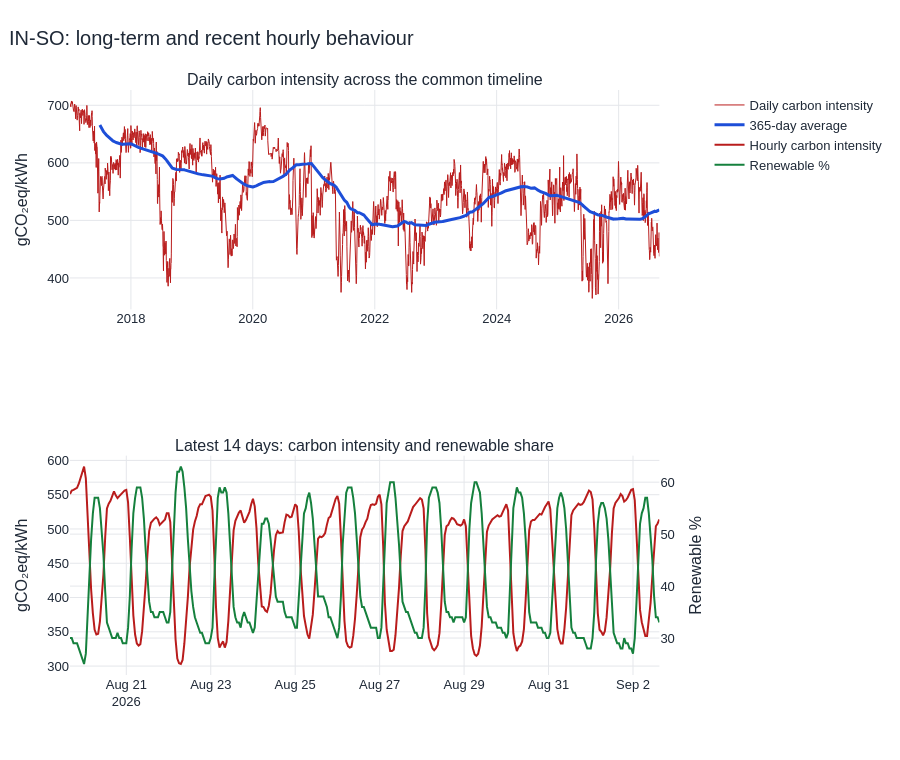

Notebook source saved alongside this figure:
### Markdown cell above
## 4. Time-series visualization

*See the long-term movement and a recent hourly close-up*

The first panel uses daily averages so nearly ten years remain readable. The second panel keeps hourly detail for the latest two weeks. Drag to zoom, hover for values, or use the range slider.

### Code cell
daily = data.resample("D").mean()
recent = data.iloc[-14 * 24:]
fig = make_subplots(rows=2, cols=1, shared_xaxes=False,
                    subplot_titles=("Daily carbon intensity across the common timeline",
                                    "Latest 14 days: carbon intensity and renewable share"),
                    specs=[[{}], [{"secondary_y": True}]])
fig.add_trace(go.Scatter(x=daily.index, y=daily["carbon"], name="Daily carbon intensity",
                         line=dict(color=COLORS["carbon"], width=1)), row=1, col=1)
fig.add_trace(go.Scatter(x=daily.index, y=daily["carbon"].rolling(365, min_periods=180).mean(),
                         name="365-day average", line=dict(color=COLORS["trend"], width=3)), row=1, col=1)
fig.add_trace(go.Scatter(x=recent.index, y=recent["carbon"], name="Hourly carbon intensity",
                         line=dict(color=COLORS["carbon"])), row=2, col=1, secondary_y=False)
fig.add_trace(go.Scatter(x=recent.index, y=recent["renewable_pct"], name="Renewable %",
                         line=dict(color=COLORS["renewable"])), row=2, col=1, secondary_y=True)
fig.update_yaxes(title_text="gCO₂eq/kWh", row=1, col=1)
fig.update_yaxes(title_text="gCO₂eq/kWh", row=2, col=1, secondary_y=False)
fig.update_yaxes(title_text="Renewable %", row=2, col=1, secondary_y=True)
fig.update_layout(height=760, title=f"{REGION}: long-term and recent hourly behaviour", hovermode="x unified")
show_chart(fig)

start_level = daily["carbon"].iloc[:365].mean()
end_level = daily["carbon"].iloc[-365:].mean()
display(Markdown(
    f"The first-year daily average is about **{start_level:.1f}**, while the latest-year average is "
    f"about **{end_level:.1f} gCO₂eq/kWh**. The close-up shows a repeated daily shape and an opposite movement between "
    "renewable share and carbon intensity."
))

### Figure 1 — Plotly figure (JSON) as saved in the notebook; plotly's stock layout.template omitted (floating-point values rounded to 4 significant figures; data arrays with more than 128 entries replaced by an {"elided": "..."} marker saying what was removed)
{"data": [{"line": {"color": "#b91c1c", "width": 1}, "name": "Daily carbon intensity", "type": "scatter", "x": {"elided": "3532 str values"}, "xaxis": "x", "y": {"elided": "3532 float values"}, "yaxis": "y"}, {"line": {"color": "#1d4ed8", "width": 3}, "name": "365-day average", "type": "scatter", "x": {"elided": "3532 str values"}, "xaxis": "x", "y": {"elided": "3532 float values"}, "yaxis": "y"}, {"line": {"color": "#b91c1c"}, "name": "Hourly carbon intensity", "type": "scatter", "x": {"elided": "336 str values"}, "xaxis": "x2", "y": {"elided": "336 float values"}, "yaxis": "y2"}, {"line": {"color": "#15803d"}, "name": "Renewable %", "type": "scatter", "x": {"elided": "336 str values"}, "xaxis": "x2", "y": {"elided": "336 float values"}, "yaxis": "y3"}], "layout": {"annotations": [{"font": {"size": 16}, "showarrow": false, "text": "Daily carbon intensity across the common timeline", "x": 0.47, "xanchor": "center", "xref": "paper", "y": 1.0, "yanchor": "bottom", "yref": "paper"}, {"font": {"size": 16}, "showarrow": false, "text": "Latest 14 days: carbon intensity and renewable share", "x": 0.47, "xanchor": "center", "xref": "paper", "y": 0.375, "yanchor": "bottom", "yref": "paper"}], "autosize": true, "font": {"color": "#1f2937", "family": "Arial, sans-serif", "size": 13}, "height": 760, "hoverlabel": {"font": {"size": 13}}, "hovermode": "x unified", "margin": {"b": 85, "l": 70, "r": 45, "t": 90}, "title": {"font": {"size": 20}, "text": "IN-SO: long-term and recent hourly behaviour", "x": 0.01, "xanchor": "left"}, "xaxis": {"anchor": "y", "automargin": true, "domain": [0.0, 0.94], "gridcolor": "#e5e7eb", "showgrid": true}, "xaxis2": {"anchor": "y2", "automargin": true, "domain": [0.0, 0.94], "gridcolor": "#e5e7eb", "showgrid": true}, "yaxis": {"anchor": "x", "automargin": true, "domain": [0.625, 1.0], "gridcolor": "#e5e7eb", "showgrid": true, "title": {"text": "gCO₂eq/kWh"}, "zeroline": false}, "yaxis2": {"anchor": "x2", "automargin": true, "domain": [0.0, 0.375], "gridcolor": "#e5e7eb", "showgrid": true, "title": {"text": "gCO₂eq/kWh"}, "zeroline": false}, "yaxis3": {"anchor": "x2", "automargin": true, "gridcolor": "#e5e7eb", "overlaying": "y2", "showgrid": true, "side": "right", "title": {"text": "Renewable %"}, "zeroline": false}}}
